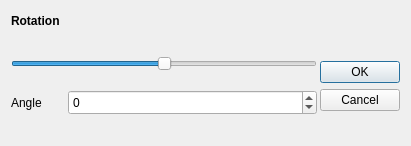
<?xml version="1.0" encoding="UTF-8"?>
<ui version="4.0">
 <class>Rotate</class>
 <widget class="QDialog" name="Rotate">
  <property name="geometry">
   <rect>
    <x>0</x>
    <y>0</y>
    <width>411</width>
    <height>146</height>
   </rect>
  </property>
  <property name="windowTitle">
   <string>Rogner</string>
  </property>
  <layout class="QGridLayout" name="gridLayout_2">
   <item row="0" column="0">
    <layout class="QGridLayout" name="gridLayout">
     <item row="0" column="0">
      <widget class="QLabel" name="_tLabel">
       <property name="font">
        <font>
         <weight>75</weight>
         <bold>true</bold>
        </font>
       </property>
       <property name="text">
        <string>Rotation</string>
       </property>
      </widget>
     </item>
     <item row="0" column="1">
      <spacer name="horizontalSpacer">
       <property name="orientation">
        <enum>Qt::Horizontal</enum>
       </property>
       <property name="sizeHint" stdset="0">
        <size>
         <width>40</width>
         <height>20</height>
        </size>
       </property>
      </spacer>
     </item>
    </layout>
   </item>
   <item row="1" column="0">
    <layout class="QHBoxLayout" name="horizontalLayout">
     <property name="spacing">
      <number>3</number>
     </property>
     <item>
      <layout class="QVBoxLayout" name="hlLayout">
       <property name="spacing">
        <number>0</number>
       </property>
       <item>
        <layout class="QHBoxLayout" name="lLayout">
         <property name="spacing">
          <number>2</number>
         </property>
         <item>
          <widget class="QSlider" name="RotateSlider">
           <property name="minimum">
            <number>-180</number>
           </property>
           <property name="maximum">
            <number>180</number>
           </property>
           <property name="orientation">
            <enum>Qt::Horizontal</enum>
           </property>
          </widget>
         </item>
        </layout>
       </item>
       <item>
        <layout class="QHBoxLayout" name="hLayout">
         <property name="spacing">
          <number>2</number>
         </property>
         <item>
          <widget class="QLabel" name="_hLabel">
           <property name="sizePolicy">
            <sizepolicy hsizetype="Preferred" vsizetype="Preferred">
             <horstretch>0</horstretch>
             <verstretch>0</verstretch>
            </sizepolicy>
           </property>
           <property name="minimumSize">
            <size>
             <width>55</width>
             <height>25</height>
            </size>
           </property>
           <property name="maximumSize">
            <size>
             <width>55</width>
             <height>25</height>
            </size>
           </property>
           <property name="text">
            <string>Angle</string>
           </property>
          </widget>
         </item>
         <item>
          <widget class="QSpinBox" name="_hInput">
           <property name="sizePolicy">
            <sizepolicy hsizetype="Minimum" vsizetype="Fixed">
             <horstretch>0</horstretch>
             <verstretch>0</verstretch>
            </sizepolicy>
           </property>
           <property name="minimumSize">
            <size>
             <width>50</width>
             <height>25</height>
            </size>
           </property>
           <property name="maximumSize">
            <size>
             <width>16777215</width>
             <height>25</height>
            </size>
           </property>
           <property name="minimum">
            <number>-180</number>
           </property>
           <property name="maximum">
            <number>180</number>
           </property>
          </widget>
         </item>
        </layout>
       </item>
      </layout>
     </item>
     <item>
      <widget class="QDialogButtonBox" name="buttonBox">
       <property name="orientation">
        <enum>Qt::Vertical</enum>
       </property>
       <property name="standardButtons">
        <set>QDialogButtonBox::Cancel|QDialogButtonBox::Ok</set>
       </property>
       <property name="centerButtons">
        <bool>true</bool>
       </property>
      </widget>
     </item>
    </layout>
   </item>
  </layout>
 </widget>
 <resources/>
 <connections>
  <connection>
   <sender>buttonBox</sender>
   <signal>rejected()</signal>
   <receiver>Rotate</receiver>
   <slot>reject()</slot>
   <hints>
    <hint type="sourcelabel">
     <x>400</x>
     <y>135</y>
    </hint>
    <hint type="destinationlabel">
     <x>286</x>
     <y>145</y>
    </hint>
   </hints>
  </connection>
  <connection>
   <sender>buttonBox</sender>
   <signal>accepted()</signal>
   <receiver>Rotate</receiver>
   <slot>accept()</slot>
   <hints>
    <hint type="sourcelabel">
     <x>400</x>
     <y>135</y>
    </hint>
    <hint type="destinationlabel">
     <x>157</x>
     <y>145</y>
    </hint>
   </hints>
  </connection>
  <connection>
   <sender>RotateSlider</sender>
   <signal>sliderMoved(int)</signal>
   <receiver>_hInput</receiver>
   <slot>setValue(int)</slot>
   <hints>
    <hint type="sourcelabel">
     <x>163</x>
     <y>60</y>
    </hint>
    <hint type="destinationlabel">
     <x>161</x>
     <y>115</y>
    </hint>
   </hints>
  </connection>
 </connections>
</ui>
